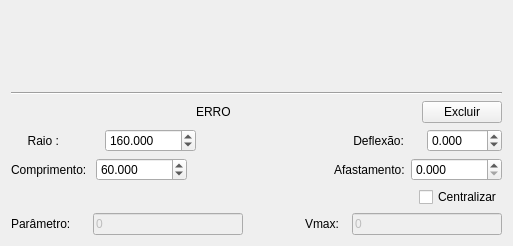
<?xml version="1.0" encoding="UTF-8"?>
<ui version="4.0">
 <class>Form</class>
 <widget class="QWidget" name="Form">
  <property name="geometry">
   <rect>
    <x>0</x>
    <y>0</y>
    <width>513</width>
    <height>246</height>
   </rect>
  </property>
  <property name="windowTitle">
   <string>Form</string>
  </property>
  <layout class="QGridLayout" name="gridLayout">
   <item row="5" column="0" colspan="3">
    <layout class="QHBoxLayout" name="horizontalLayout">
     <item>
      <widget class="QLabel" name="label">
       <property name="whatsThis">
        <string>&lt;html&gt;&lt;head/&gt;&lt;body&gt;&lt;p&gt;Parâmetro da curva Espiral (K)&lt;/p&gt;&lt;/body&gt;&lt;/html&gt;</string>
       </property>
       <property name="text">
        <string>Parâmetro:     </string>
       </property>
      </widget>
     </item>
     <item>
      <widget class="QLineEdit" name="k">
       <property name="enabled">
        <bool>false</bool>
       </property>
       <property name="minimumSize">
        <size>
         <width>150</width>
         <height>0</height>
        </size>
       </property>
       <property name="maximumSize">
        <size>
         <width>150</width>
         <height>16777215</height>
        </size>
       </property>
       <property name="whatsThis">
        <string>&lt;html&gt;&lt;head/&gt;&lt;body&gt;&lt;p&gt;Parâmetro da curva Espiral (K)&lt;/p&gt;&lt;/body&gt;&lt;/html&gt;</string>
       </property>
       <property name="text">
        <string>0</string>
       </property>
       <property name="readOnly">
        <bool>true</bool>
       </property>
      </widget>
     </item>
     <item>
      <spacer name="horizontalSpacer">
       <property name="orientation">
        <enum>Qt::Horizontal</enum>
       </property>
       <property name="sizeHint" stdset="0">
        <size>
         <width>40</width>
         <height>20</height>
        </size>
       </property>
      </spacer>
     </item>
     <item>
      <spacer name="horizontalSpacer_7">
       <property name="orientation">
        <enum>Qt::Horizontal</enum>
       </property>
       <property name="sizeHint" stdset="0">
        <size>
         <width>40</width>
         <height>20</height>
        </size>
       </property>
      </spacer>
     </item>
     <item>
      <widget class="QLabel" name="label_2">
       <property name="whatsThis">
        <string>&lt;html&gt;&lt;head/&gt;&lt;body&gt;&lt;p&gt;Velocidade Máxima para esse trecho de curva&lt;/p&gt;&lt;p&gt;&lt;br/&gt;&lt;/p&gt;&lt;/body&gt;&lt;/html&gt;</string>
       </property>
       <property name="text">
        <string>Vmax:  </string>
       </property>
      </widget>
     </item>
     <item>
      <widget class="QLineEdit" name="vmax">
       <property name="enabled">
        <bool>false</bool>
       </property>
       <property name="minimumSize">
        <size>
         <width>150</width>
         <height>0</height>
        </size>
       </property>
       <property name="maximumSize">
        <size>
         <width>150</width>
         <height>16777215</height>
        </size>
       </property>
       <property name="whatsThis">
        <string>&lt;html&gt;&lt;head/&gt;&lt;body&gt;&lt;p&gt;Velocidade Máxima para esse trecho de curva&lt;/p&gt;&lt;p&gt;&lt;br/&gt;&lt;/p&gt;&lt;/body&gt;&lt;/html&gt;</string>
       </property>
       <property name="text">
        <string>0</string>
       </property>
       <property name="readOnly">
        <bool>true</bool>
       </property>
      </widget>
     </item>
    </layout>
   </item>
   <item row="2" column="0" colspan="3">
    <layout class="QHBoxLayout" name="horizontalLayout_4">
     <item>
      <spacer name="horizontalSpacer_5">
       <property name="orientation">
        <enum>Qt::Horizontal</enum>
       </property>
       <property name="sizeHint" stdset="0">
        <size>
         <width>40</width>
         <height>20</height>
        </size>
       </property>
      </spacer>
     </item>
     <item>
      <widget class="QLabel" name="nome">
       <property name="whatsThis">
        <string>&lt;html&gt;&lt;head/&gt;&lt;body&gt;&lt;p&gt;Tipo de elemento a ser adicionado&lt;/p&gt;&lt;p&gt;&lt;br/&gt;&lt;/p&gt;&lt;/body&gt;&lt;/html&gt;</string>
       </property>
       <property name="text">
        <string>ERRO</string>
       </property>
      </widget>
     </item>
     <item>
      <spacer name="horizontalSpacer_4">
       <property name="orientation">
        <enum>Qt::Horizontal</enum>
       </property>
       <property name="sizeHint" stdset="0">
        <size>
         <width>40</width>
         <height>20</height>
        </size>
       </property>
      </spacer>
     </item>
     <item>
      <widget class="QPushButton" name="pushButton">
       <property name="whatsThis">
        <string>&lt;html&gt;&lt;head/&gt;&lt;body&gt;&lt;p&gt;Remover esse elemento ou curva&lt;/p&gt;&lt;p&gt;&lt;br/&gt;&lt;/p&gt;&lt;/body&gt;&lt;/html&gt;</string>
       </property>
       <property name="text">
        <string>Excluir</string>
       </property>
      </widget>
     </item>
    </layout>
   </item>
   <item row="3" column="0" rowspan="2" colspan="3">
    <layout class="QVBoxLayout" name="verticalLayout">
     <item>
      <layout class="QHBoxLayout" name="horizontalLayout_2">
       <item>
        <widget class="QLabel" name="label_3">
         <property name="whatsThis">
          <string>&lt;html&gt;&lt;head/&gt;&lt;body&gt;&lt;p&gt;Raio da curva&lt;/p&gt;&lt;/body&gt;&lt;/html&gt;</string>
         </property>
         <property name="text">
          <string>     Raio :            </string>
         </property>
        </widget>
       </item>
       <item>
        <widget class="QDoubleSpinBox" name="raio">
         <property name="whatsThis">
          <string>&lt;html&gt;&lt;head/&gt;&lt;body&gt;&lt;p&gt;Raio da curva&lt;/p&gt;&lt;/body&gt;&lt;/html&gt;</string>
         </property>
         <property name="decimals">
          <number>3</number>
         </property>
         <property name="maximum">
          <double>100000.000000000000000</double>
         </property>
         <property name="singleStep">
          <double>10.000000000000000</double>
         </property>
         <property name="value">
          <double>160.000000000000000</double>
         </property>
        </widget>
       </item>
       <item>
        <spacer name="horizontalSpacer_3">
         <property name="orientation">
          <enum>Qt::Horizontal</enum>
         </property>
         <property name="sizeHint" stdset="0">
          <size>
           <width>40</width>
           <height>20</height>
          </size>
         </property>
        </spacer>
       </item>
       <item>
        <widget class="QLabel" name="label_5">
         <property name="whatsThis">
          <string>&lt;html&gt;&lt;head/&gt;&lt;body&gt;&lt;p&gt;Deflexão da curva em graus&lt;/p&gt;&lt;p&gt;&lt;br/&gt;&lt;/p&gt;&lt;/body&gt;&lt;/html&gt;</string>
         </property>
         <property name="text">
          <string>    Deflexão:     </string>
         </property>
        </widget>
       </item>
       <item>
        <widget class="QDoubleSpinBox" name="deflexao">
         <property name="decimals">
          <number>3</number>
         </property>
         <property name="minimum">
          <double>-180.000000000000000</double>
         </property>
         <property name="maximum">
          <double>180.000000000000000</double>
         </property>
         <property name="singleStep">
          <double>5.000000000000000</double>
         </property>
        </widget>
       </item>
      </layout>
     </item>
     <item>
      <layout class="QHBoxLayout" name="horizontalLayout_3">
       <item>
        <widget class="QLabel" name="label_4">
         <property name="whatsThis">
          <string>&lt;html&gt;&lt;head/&gt;&lt;body&gt;&lt;p&gt;Desenvolvimento da curva (L)&lt;/p&gt;&lt;/body&gt;&lt;/html&gt;</string>
         </property>
         <property name="text">
          <string>Comprimento: </string>
         </property>
        </widget>
       </item>
       <item>
        <widget class="QDoubleSpinBox" name="comprimento">
         <property name="whatsThis">
          <string>&lt;html&gt;&lt;head/&gt;&lt;body&gt;&lt;p&gt;Desenvolvimento da curva (L)&lt;/p&gt;&lt;/body&gt;&lt;/html&gt;</string>
         </property>
         <property name="decimals">
          <number>3</number>
         </property>
         <property name="maximum">
          <double>1000000.000000000000000</double>
         </property>
         <property name="singleStep">
          <double>10.000000000000000</double>
         </property>
         <property name="value">
          <double>60.000000000000000</double>
         </property>
        </widget>
       </item>
       <item>
        <spacer name="horizontalSpacer_2">
         <property name="orientation">
          <enum>Qt::Horizontal</enum>
         </property>
         <property name="sizeHint" stdset="0">
          <size>
           <width>40</width>
           <height>20</height>
          </size>
         </property>
        </spacer>
       </item>
       <item>
        <widget class="QLabel" name="label_6">
         <property name="text">
          <string>Afastamento:</string>
         </property>
        </widget>
       </item>
       <item>
        <widget class="QDoubleSpinBox" name="T">
         <property name="decimals">
          <number>3</number>
         </property>
         <property name="maximum">
          <double>100000.000000000000000</double>
         </property>
        </widget>
       </item>
      </layout>
     </item>
     <item>
      <layout class="QHBoxLayout" name="horizontalLayout_5">
       <item>
        <spacer name="horizontalSpacer_6">
         <property name="orientation">
          <enum>Qt::Horizontal</enum>
         </property>
         <property name="sizeHint" stdset="0">
          <size>
           <width>40</width>
           <height>20</height>
          </size>
         </property>
        </spacer>
       </item>
       <item>
        <widget class="QCheckBox" name="checkBox">
         <property name="text">
          <string>Centralizar</string>
         </property>
        </widget>
       </item>
      </layout>
     </item>
    </layout>
   </item>
   <item row="0" column="1">
    <spacer name="verticalSpacer_2">
     <property name="orientation">
      <enum>Qt::Vertical</enum>
     </property>
     <property name="sizeHint" stdset="0">
      <size>
       <width>20</width>
       <height>40</height>
      </size>
     </property>
    </spacer>
   </item>
   <item row="1" column="0" colspan="3">
    <widget class="Line" name="line">
     <property name="orientation">
      <enum>Qt::Horizontal</enum>
     </property>
    </widget>
   </item>
  </layout>
 </widget>
 <resources/>
 <connections/>
</ui>
